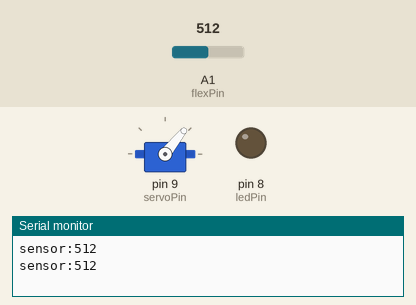
Recording of a sketch running on a simulated Arduino Uno, built with avr-gcc and run on an emulated ATmega328P. Parts: servo, output pins drawn as LEDs (lit = HIGH), the last lines printed to the serial monitor. The inputs (shaded band) are chosen by the test bench; at power-on: A1 (flexPin) = 512.

Above: at 6.3 s.
6.4 s: A1 (flexPin) set to 996
At 6.55 s:
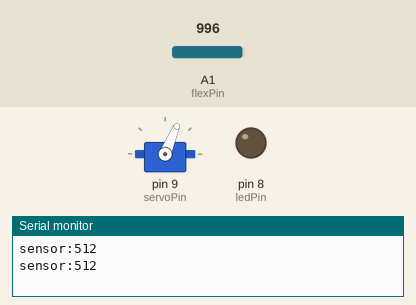
10.5 s: A1 (flexPin) set to 1021
At 11.17 s:
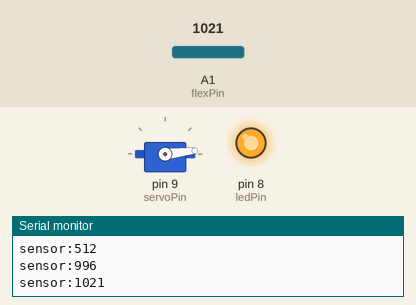
At 11.78 s:
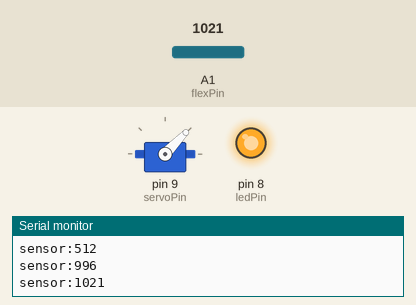
Timing chart, 0 to 20.6 s (numbered marks = the images above; inputs shaded):
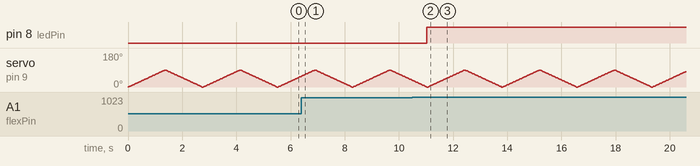

The sketch:

servoFlex.ino
```cpp
#include <Servo.h>          //include the servo library

int pos;
int servoPin = 9;
int servoDelay = 15;
int flexPin = A1;
int ledPin = 8;

Servo myServo;              //create a servo object


void setup() {
  // put your setup code here, to run once:
  Serial.begin(9600);
  pinMode(ledPin, OUTPUT);
  myServo.attach(servoPin);        //tell the servo object that its servo is plugged into pin 9
}


void loop() {

  for(pos = 0; pos <= 90; pos = pos + 1) {
    myServo.write(pos);
    delay(servoDelay);
  }

  for(pos = 90; pos >= 0; pos = pos - 1) {
    myServo.write(pos);
    delay(servoDelay);
  }

  int flexValue;
  flexValue= analogRead (flexPin);
  Serial.print("sensor:");
  Serial.println(flexValue);

  if (flexValue>1010) {
    digitalWrite(8,HIGH);
  }
  else {
    digitalWrite(8,LOW);
  }

  delay(20);
}
```

Measured:
- the behaviour switches between 1010 and 1011 on A1 (flexPin) (found by bisection; images 1 and 2)
- after the input at 10.5 s, pin 8 (ledPin): LOW → HIGH after 0.54 s
